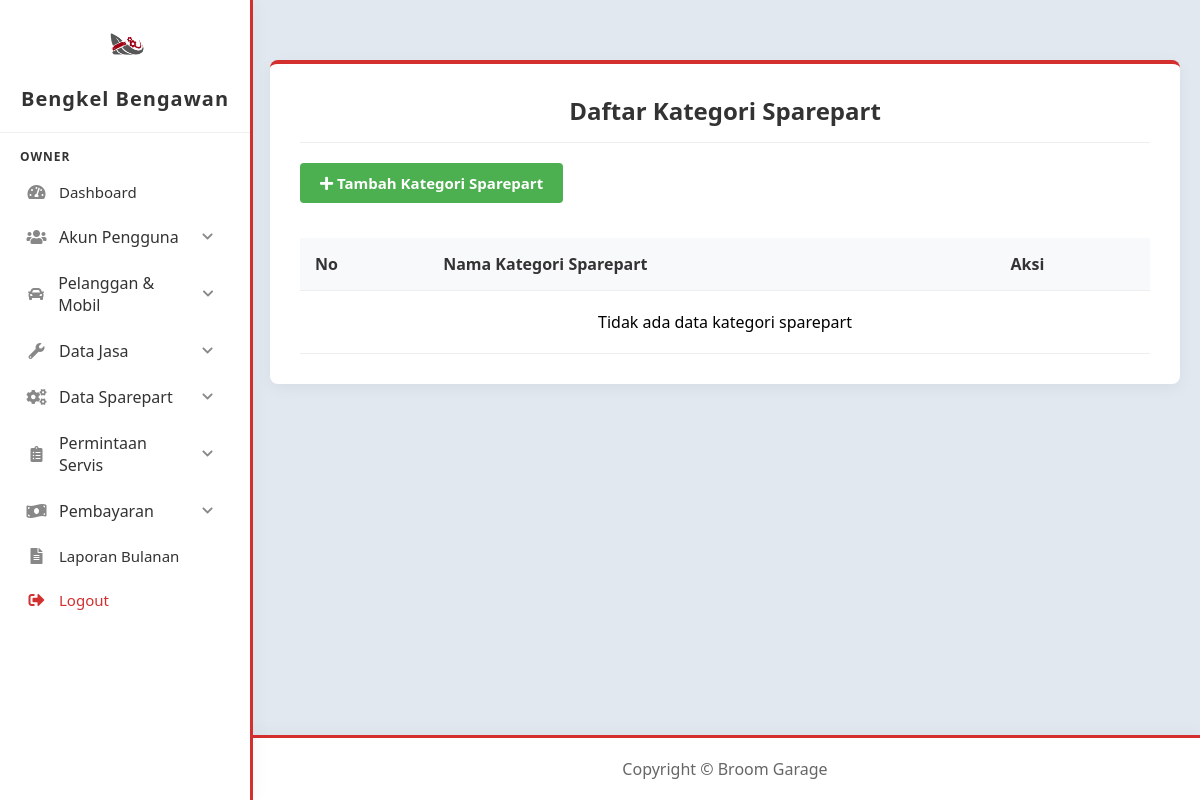
The app's page /owner/sparepart/listkategori.php (signed in), older data.
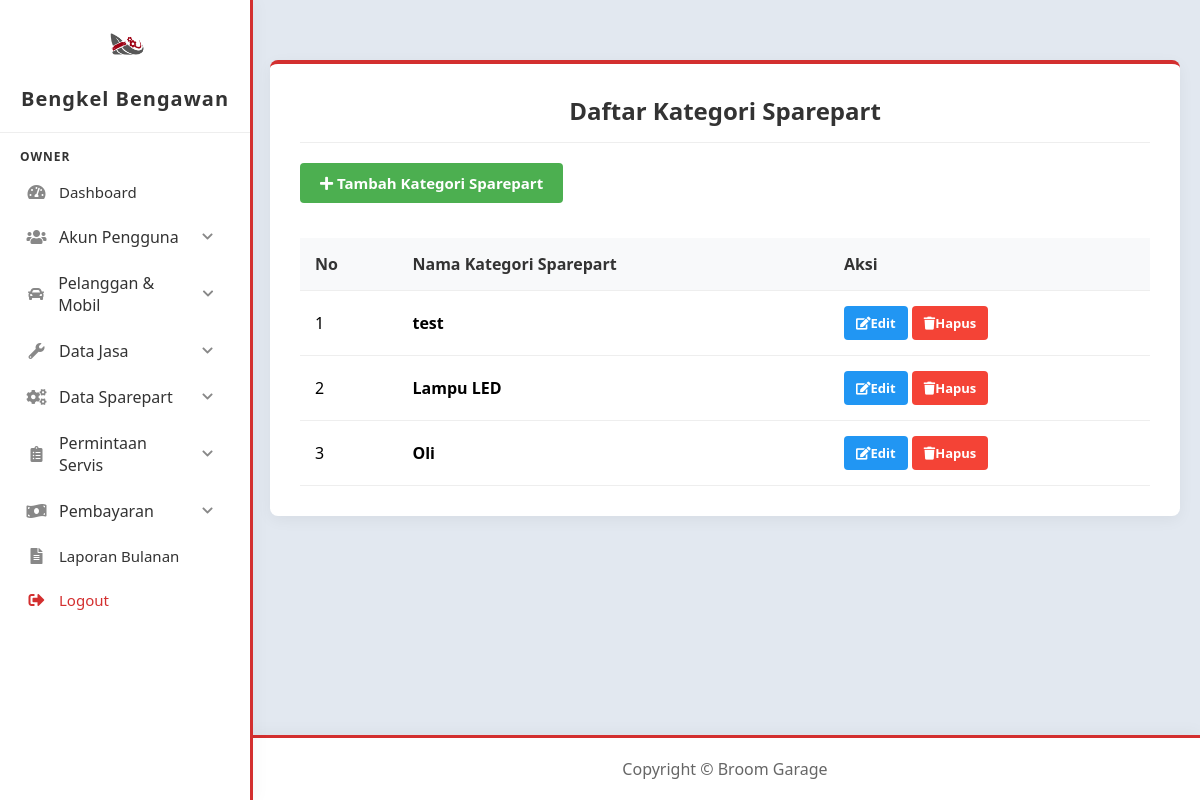
The same page, newer data.
### tables this page shows
CREATE TABLE `kategori_sparepart` (
  `id_kategori` int(11) NOT NULL,
  `nama_kategori` varchar(50) NOT NULL
);

### owner/sparepart/listkategori.php (the view, shortened to what this page needs)
<?php
include '../../config/config.php';
$query = 'SELECT * FROM kategori_sparepart ORDER BY id_kategori ASC';
$result = mysqli_query($conn, $query);
?>
<!DOCTYPE html>
<html lang="en">
<head>
    <link href="https://cdnjs.cloudflare.com/ajax/libs/font-awesome/5.15.3/css/all.min.css" rel="stylesheet">
    <link href="../../assets/css/dashboard.css" rel="stylesheet">
    <link rel="stylesheet" href="../../assets/css/list.css">
</head>
<body>
    <?php include '../../includes/sidebar.php'; ?>
    <div class="content">
        <div class="table-container">
            <h2 style="margin-top: 0; color: #333; border-bottom: 1px solid #eee;
            padding-bottom: 15px; margin-bottom: 20px;"> Daftar Kategori Sparepart</h2>
             <div style="text-align: left;">
                <a href="addkategori.php" class="btn btn-add"><i class="fas fa-plus"></i> Tambah Kategori Sparepart</a>
             </div>
            <table>
                <thead>
                    <th>No</th>
                    <th>Nama Kategori Sparepart</th>
                    <th>Aksi</th>
                </thead>
                <tbody>
                    <?php
                     $no = 1;
                     if($result && mysqli_num_rows($result) > 0 ) {
                        while($row = mysqli_fetch_assoc($result)): ?>
                        <tr>
                            <td><?php echo $no++; ?></td>
                            <td><strong><?php echo htmlspecialchars($row['nama_kategori']); ?></strong></td>
                            <td>
                                <a href="editkategori.php?id=<?php echo $row['id_kategori'];?>" class="btn btn-edit"><i class="fas fa-edit"></i>Edit</a>
                                <a href="deletekategori.php?id=<?php echo $row['id_kategori'];?>" class="btn btn-delete" onclick="return confirm('Yakin ingin menghapus kategori sparepart ini?');"><i class="fas fa-trash"></i>Hapus</a>
                            </td>
                        </tr>
                        <?php endwhile;
                    } else {
                        echo "<tr><td colspan='3' style='text-align:center; padding: 20px;'>Tidak ada data kategori sparepart</td></tr>";
                    }
                    ?>
                </tbody>
            </table>
        </div>
    </div>
</body>
</html>
<?php include('../../includes/footer.php'); ?>

Row changes from the older to the newer data that the page shows:
added kategori_sparepart: nama_kategori "test"
added kategori_sparepart: nama_kategori "Lampu LED"
added kategori_sparepart: nama_kategori "Oli"
Text that changed along with them:
text no longer shown: "Tidak ada data kategori sparepart"
